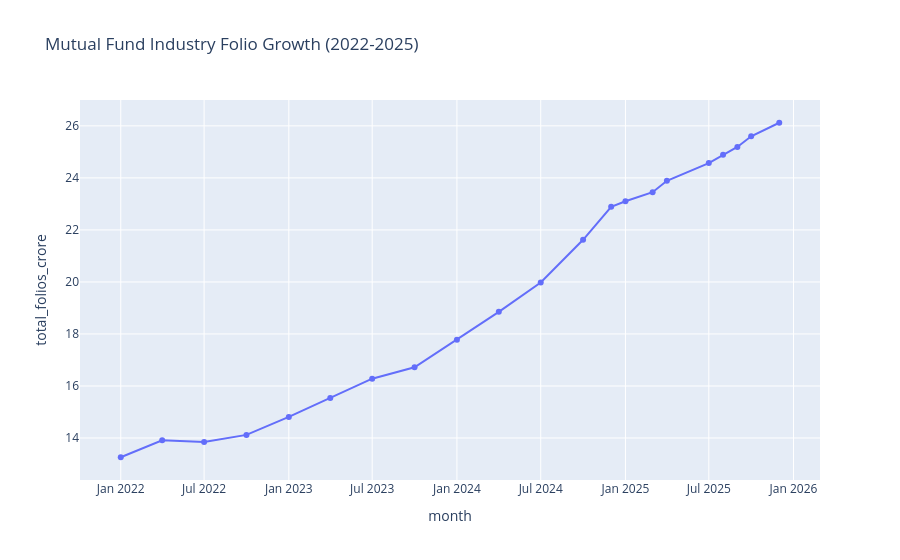

Notebook code for this chart:
### Code cell
fig = px.line(
    folio,
    x='month',
    y='total_folios_crore',
    title='Mutual Fund Industry Folio Growth (2022-2025)',
    markers=True
)

fig.show()

### Figure 1 — Plotly figure (JSON) as saved in the notebook; plotly's stock layout.template omitted (floating-point values rounded to 4 significant figures)
{"data": [{"hovertemplate": "month=%{x}<br>total_folios_crore=%{y}<extra></extra>", "legendgroup": "", "line": {"color": "#636efa", "dash": "solid"}, "marker": {"symbol": "circle"}, "mode": "lines+markers", "name": "", "orientation": "v", "showlegend": false, "type": "scatter", "x": ["2022-01-01T00:00:00.000000", "2022-04-01T00:00:00.000000", "2022-07-01T00:00:00.000000", "2022-10-01T00:00:00.000000", "2023-01-01T00:00:00.000000", "2023-04-01T00:00:00.000000", "2023-07-01T00:00:00.000000", "2023-10-01T00:00:00.000000", "2024-01-01T00:00:00.000000", "2024-04-01T00:00:00.000000", "2024-07-01T00:00:00.000000", "2024-10-01T00:00:00.000000", "2024-12-01T00:00:00.000000", "2025-01-01T00:00:00.000000", "2025-03-01T00:00:00.000000", "2025-04-01T00:00:00.000000", "2025-07-01T00:00:00.000000", "2025-08-01T00:00:00.000000", "2025-09-01T00:00:00.000000", "2025-10-01T00:00:00.000000", "2025-12-01T00:00:00.000000"], "xaxis": "x", "y": [13.26, 13.91, 13.85, 14.12, 14.81, 15.54, 16.28, 16.72, 17.78, 18.85, 19.98, 21.62, 22.89, 23.1, 23.45, 23.89, 24.57, 24.89, 25.19, 25.6, 26.12], "yaxis": "y"}], "layout": {"legend": {"tracegroupgap": 0}, "title": {"text": "Mutual Fund Industry Folio Growth (2022-2025)"}, "xaxis": {"anchor": "y", "domain": [0, 1], "title": {"text": "month"}}, "yaxis": {"anchor": "x", "domain": [0, 1], "title": {"text": "total_folios_crore"}}}}
